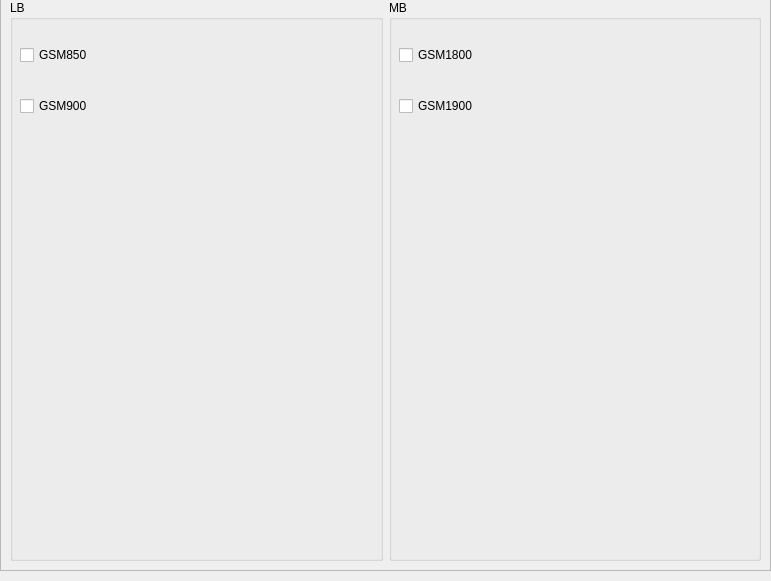
      <widget class="QWidget" name="page_gsm">
       <property name="geometry">
        <rect>
         <x>0</x>
         <y>0</y>
         <width>771</width>
         <height>581</height>
        </rect>
       </property>
       <attribute name="label">
        <string>GSM</string>
       </attribute>
       <widget class="QFrame" name="frame_band_gsm">
        <property name="geometry">
         <rect>
          <x>0</x>
          <y>-10</y>
          <width>771</width>
          <height>581</height>
         </rect>
        </property>
        <property name="frameShape">
         <enum>QFrame::StyledPanel</enum>
        </property>
        <property name="frameShadow">
         <enum>QFrame::Raised</enum>
        </property>
        <layout class="QHBoxLayout" name="horizontalLayout_4">
         <item>
          <widget class="QGroupBox" name="groupBox_lb_gsm">
           <property name="title">
            <string>LB</string>
           </property>
           <widget class="QWidget" name="layoutWidget_7">
            <property name="geometry">
             <rect>
              <x>10</x>
              <y>20</y>
              <width>341</width>
              <height>121</height>
             </rect>
            </property>
            <layout class="QGridLayout" name="gridLayout_lb_gsm">
             <item row="0" column="0">
              <widget class="QCheckBox" name="gsm850">
               <property name="text">
                <string>GSM850</string>
               </property>
              </widget>
             </item>
             <item row="1" column="0">
              <widget class="QCheckBox" name="gsm900">
               <property name="text">
                <string>GSM900</string>
               </property>
              </widget>
             </item>
            </layout>
           </widget>
          </widget>
         </item>
         <item>
          <widget class="QGroupBox" name="groupBox_mb_gsm">
           <property name="title">
            <string>MB</string>
           </property>
           <widget class="QWidget" name="layoutWidget_8">
            <property name="geometry">
             <rect>
              <x>10</x>
              <y>20</y>
              <width>341</width>
              <height>121</height>
             </rect>
            </property>
            <layout class="QGridLayout" name="gridLayout_mb_gsm">
             <item row="1" column="0">
              <widget class="QCheckBox" name="gsm1900">
               <property name="text">
                <string>GSM1900</string>
               </property>
              </widget>
             </item>
             <item row="0" column="0">
              <widget class="QCheckBox" name="gsm1800">
               <property name="text">
                <string>GSM1800</string>
               </property>
              </widget>
             </item>
            </layout>
           </widget>
          </widget>
         </item>
        </layout>
       </widget>
      </widget>
